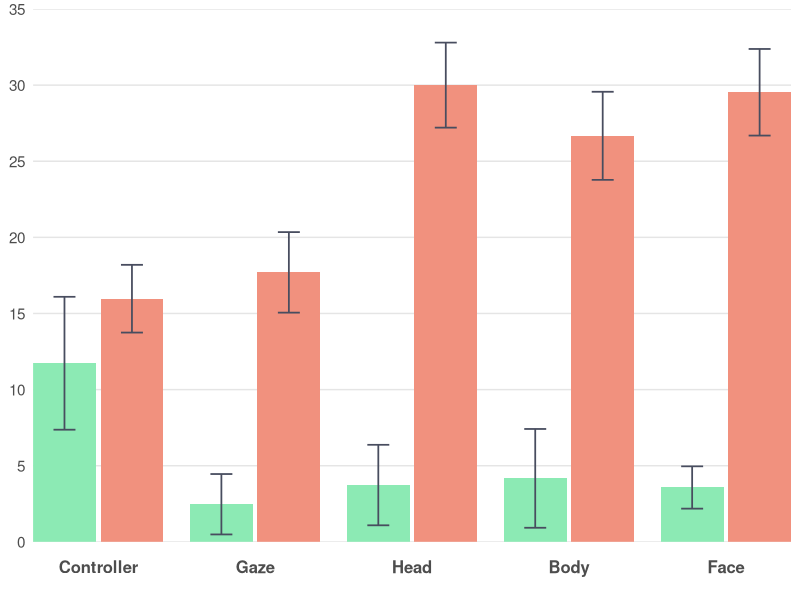
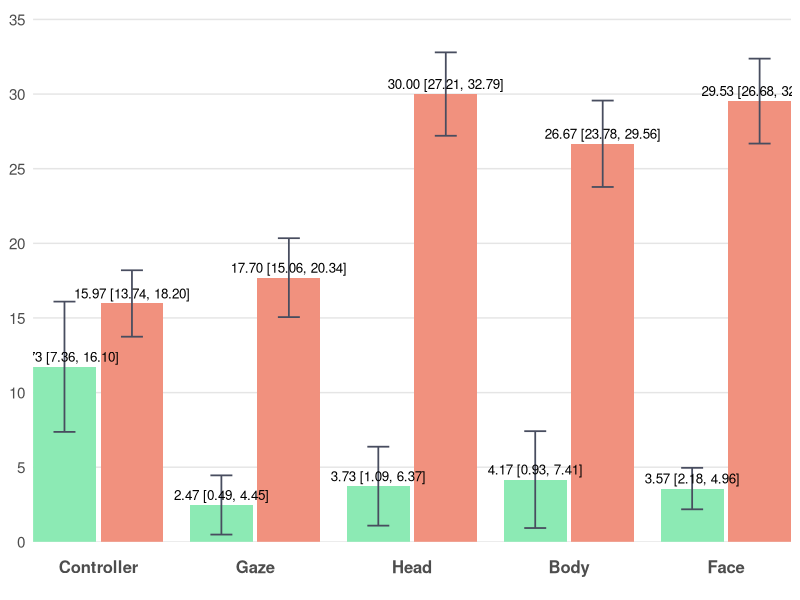

Here is the R script that generated these plots, in order:
# ================= Packages =================
if (!require(ggplot2)) install.packages("ggplot2")
library(ggplot2)

# ================= Data =================
# Controller: Easy 11.73 (±11.69), Hard 15.97 (±5.96)
# Gaze: Easy 2.47 (±5.31), Hard 17.70 (±7.08)
# Head: Easy 3.73 (±7.08), Hard 30.00 (±7.48)
# Body: Easy 4.17 (±8.69), Hard 26.67 (±7.75)
# Face: Easy 3.57 (±3.72), Hard 29.53 (±7.62)

dat <- data.frame(
  Category = c("Controller","Controller",
               "Gaze","Gaze",
               "Head","Head",
               "Body","Body",
               "Face","Face"),
  slot     = c("L","R",
               "L","R",
               "L","R",
               "L","R",
               "L","R"),
  series   = c("Easy","Hard",
               "Easy","Hard",
               "Easy","Hard",
               "Easy","Hard",
               "Easy","Hard"),
  mean     = c(11.73, 15.97,    # Controller Easy, Hard
               2.47, 17.70,      # Gaze Easy, Hard
               3.73, 30.00,      # Head Easy, Hard
               4.17, 26.67,      # Body Easy, Hard
               3.57, 29.53),     # Face Easy, Hard
  sd       = c(11.69, 5.96,     # Controller Easy, Hard
               5.31, 7.08,       # Gaze Easy, Hard
               7.08, 7.48,       # Head Easy, Hard
               8.69, 7.75,       # Body Easy, Hard
               3.72, 7.62),      # Face Easy, Hard
  stringsAsFactors = FALSE
)

# 固定横轴顺序
dat$Category <- factor(dat$Category,
  levels = c("Controller","Gaze","Head","Body","Face"))
dat$slot   <- factor(dat$slot, levels = c("L","R"))
dat$series <- factor(dat$series, levels = c("Easy","Hard"))

# ================= 手动定位（确保居中+相邻柱体有间距） =================
# 以每个类目的中心为整数(1,2,3,...)，在左右各偏移 delta；两柱宽度为 bar_w
group_w <- 0.8               # 每个类目总体占宽（<1 避免挤到相邻类目）
bar_w   <- group_w / 2       # 0.4  柱体宽度保持不变
delta   <- group_w / 4       # 0.2  基础偏移
gap     <- 0.03              # 相邻柱体间距（几个像素）

# 对于所有类别，L和R之间增加间距
offset_map <- c(L = -delta - gap/2, R = +delta + gap/2)

x_base <- as.numeric(dat$Category)
dat$x  <- x_base + unname(offset_map[as.character(dat$slot)])

# ================= 配色方案 =================
col_easy  <- "#8CEAB4"      # Easy
col_hard  <- "#F1917E"      # Hard

err_col   <- "#484D5F"

theme_base <- theme_minimal(base_size = 13) +
  theme(
    legend.position    = "none",
    panel.background   = element_rect(fill = "#FFFFFF", color = NA),  # 白底
    plot.background    = element_rect(fill = "#FFFFFF", color = NA),  # 白底
    panel.grid.major   = element_blank(),  # 去除所有网格线
    panel.grid.minor   = element_blank(),  # 去除所有网格线
    panel.grid.major.x = element_blank(),
    panel.grid.minor.x = element_blank(),
    panel.grid.major.y = element_blank(),
    panel.grid.minor.y = element_blank(),
    axis.ticks.x       = element_blank(),  # 去除x轴刻度线（底部灰色竖线）
    axis.ticks.y       = element_blank(),  # 去除y轴刻度线（左侧竖着的刻度线）
    axis.line.x        = element_blank(),  # 去除x轴线（底部灰色竖线）
    axis.line.y        = element_blank(),  # 去除y轴线（左侧竖线）
    axis.text.x        = element_text(size = 12, face = "bold", 
                                       margin = margin(t = 10, b = 10)),  # 底部文字距离坐标轴更远
    axis.text.y        = element_text(size = 11),
    axis.title         = element_blank()
  )

# y 轴：根据数据范围确定，最大值约 30.00，设置为 0-35
y_top    <- 35
y_breaks <- seq(0, 35, by = 5)

# x 轴：用数值坐标，刻度放在每个类目中心
x_breaks <- seq_along(levels(dat$Category))
x_labels <- levels(dat$Category)

# ================= 95% 置信区间计算 =================
n <- 30  # 样本量
df <- n - 1  # 自由度 = 29
t_critical <- qt(0.975, df)  # t分布临界值（95% CI，双尾）
# 计算95% CI的误差范围
dat$ci_margin <- t_critical * (dat$sd / sqrt(n))

# ================= 图1：不带标注 =================
p1 <- ggplot(dat, aes(x = x, y = mean, fill = series)) +
  # 手动添加水平坐标线
  geom_hline(yintercept = y_breaks, color = "#E5E5E5", linewidth = 0.5) +
  geom_col(width = bar_w, position = "identity", colour = NA) +
  geom_errorbar(aes(ymin = mean - ci_margin, ymax = mean + ci_margin),
                width = bar_w * 0.35, color = err_col, linewidth = 0.6,
                position = "identity") +
  scale_fill_manual(values = c(Easy = col_easy, Hard = col_hard)) +
  scale_y_continuous(breaks = y_breaks, minor_breaks = NULL) +
  scale_x_continuous(breaks = x_breaks, labels = x_labels, expand = c(0, 0)) +
  coord_cartesian(ylim = c(0, y_top), expand = 0) +
  theme_base

# ================= 图2：带"均值 (95% CI)"标注 =================
lab_df <- transform(dat, label = sprintf("%.2f [%.2f, %.2f]", mean, 
                                          mean - ci_margin, mean + ci_margin))

p2 <- ggplot(dat, aes(x = x, y = mean, fill = series)) +
  # 手动添加水平坐标线
  geom_hline(yintercept = y_breaks, color = "#E5E5E5", linewidth = 0.5) +
  geom_col(width = bar_w, position = "identity", colour = NA) +
  geom_errorbar(aes(ymin = mean - ci_margin, ymax = mean + ci_margin),
                width = bar_w * 0.35, color = err_col, linewidth = 0.6,
                position = "identity") +
  geom_text(data = lab_df, aes(label = label),
            vjust = -0.5, size = 3.4, position = "identity") +
  scale_fill_manual(values = c(Easy = col_easy, Hard = col_hard)) +
  scale_y_continuous(breaks = y_breaks, minor_breaks = NULL) +
  scale_x_continuous(breaks = x_breaks, labels = x_labels, expand = c(0, 0)) +
  coord_cartesian(ylim = c(0, y_top * 1.02), expand = 0) +
  theme_base

# 保存文件（确保目录存在）
if (!dir.exists("no_labels")) dir.create("no_labels", recursive = TRUE)
if (!dir.exists("with_labels")) dir.create("with_labels", recursive = TRUE)
ggsave("no_labels/NoG_no_labels.png", p1, width = 8, height = 4.2, dpi = 300, bg = "white")
ggsave("with_labels/NoG_with_labels.png", p2, width = 8, height = 4.6, dpi = 300, bg = "white")
